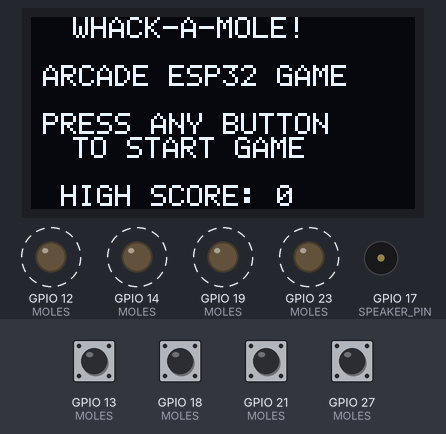
This sketch was run on a simulated ESP32. On the bench: 128×64 one-colour display, output pins drawn as LEDs (lit = HIGH), buzzer (waves = sounding). Wiring (inferred from the names in the program): SSD1306 OLED at I2C address 0x3C. Dashed ring = blinking. The test bench sets the inputs (shaded band); at power-on: GPIO 13 (MOLES), GPIO 18 (MOLES), GPIO 21 (MOLES), GPIO 27 (MOLES) HIGH. Random numbers use the default seed unless the sketch sets one; what the sketch prints to the serial monitor is not drawn.

Above: at 1.2 s.
1.3 s: GPIO 13 (MOLES) pulled LOW for 0.15 s
At 2.2 s:
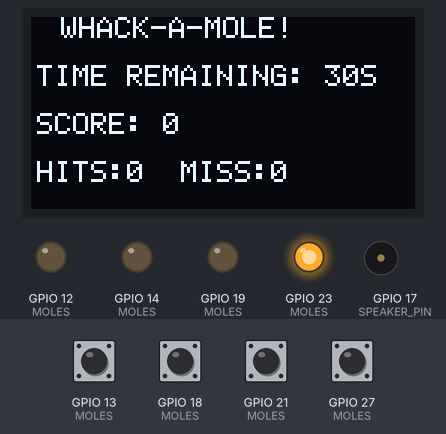
3.8 s: GPIO 21 (MOLES) pulled LOW for 0.15 s
At 5.2 s:
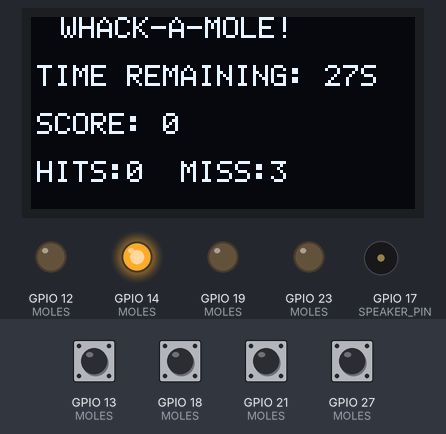
6.8 s: GPIO 18 (MOLES) pulled LOW for 0.15 s
At 8.2 s:
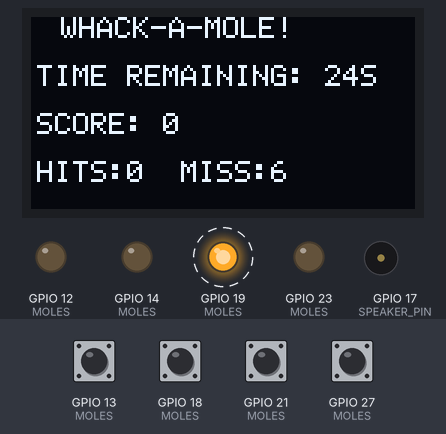
9.9 s: GPIO 27 (MOLES) pulled LOW for 1 s
At 11.2 s:
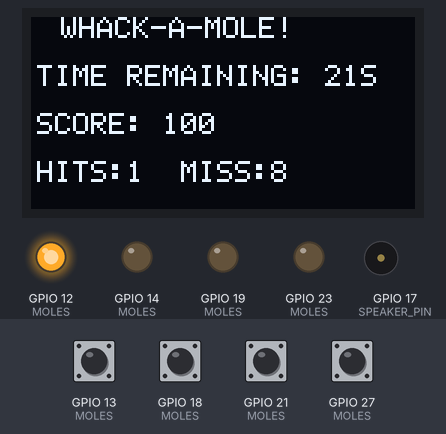
12.9 s: GPIO 13 (MOLES) pulled LOW for 1 s
At 14.33 s:
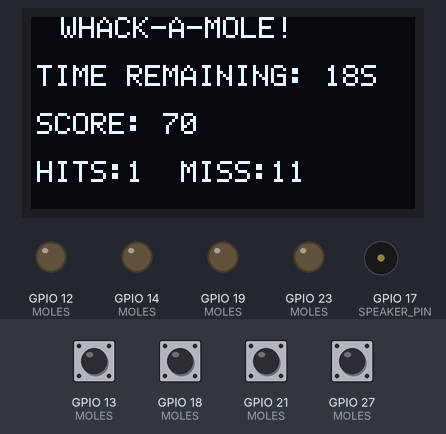
15.4 s: GPIO 18 (MOLES) pulled LOW for 1 s
At 32.4 s:
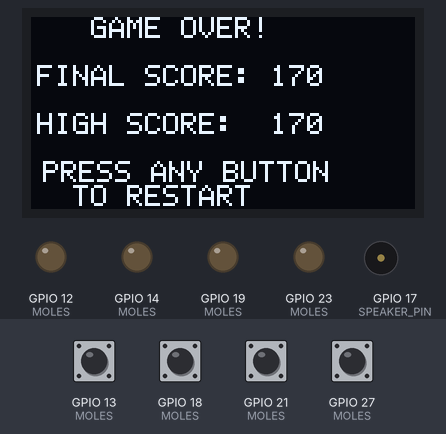
Timing chart, 0 to 33.4 s (numbered marks = the images above; inputs shaded):
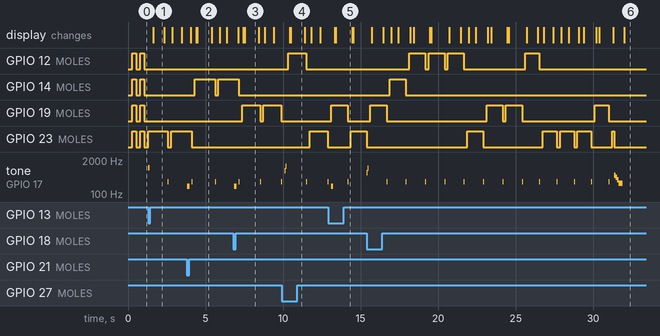

Measured:
- after the input at 1.3 s, tone on GPIO 17 (SPEAKER_PIN): silent → 1000 Hz at once, → silent 0.10 s later, → 300 Hz 1.2 s later, → silent 0.06 s later; the display: changes after 0.33 s (image 1)
- what the display in image 1 shows lasts 0.8 s, from 1.6 s to 2.4 s
- what the display in image 2 shows lasts 0.9 s, from 4.5 s to 5.4 s

The sketch:

esp32_whack_a_mole_38pin.ino
```cpp
/*
 * ESP32 Arcade Whack-A-Mole — Dedicated 38-Pin Board Sketch
 *
 * PHYSICAL 38-PIN BOARD WIRING DIAGRAM (Matches ESP32 38-Pin DevKit):
 *
 *                  LEFT SIDE                       RIGHT SIDE
 *         (3.3V) Pin  1 [ 3V3 ]              [ GND  ] Pin 38 (GND)
 *                Pin  2 [ EN  ]              [ D23  ] Pin 37 ---> Mole 2 LED
 *                Pin  3 [ D36 ]              [ D22  ] Pin 36
 *                Pin  4 [ D39 ]              [ TX0  ] Pin 35
 *                Pin  5 [ D34 ]              [ RX0  ] Pin 34
 *                Pin  6 [ D35 ]              [ D21  ] Pin 33 ---> Mole 1 Button
 *                Pin  7 [ D32 ]              [ GND  ] Pin 32
 *                Pin  8 [ D33 ]              [ D19  ] Pin 31 ---> Mole 1 LED
 *                Pin  9 [ D25 ]              [ D18  ] Pin 30 ---> Mole 2 Button
 *                Pin 10 [ D26 ]              [ D5   ] Pin 29 ---> OLED SCL
 * Mole 3 Button <--- Pin 11 [ D27 ]          [ D17  ] Pin 28 ---> Speaker / Buzzer
 *   Mole 3 LED <--- Pin 12 [ D14 ]          [ D16  ] Pin 27
 *   Mole 4 LED <--- Pin 13 [ D12 ]          [ D4   ] Pin 26 ---> OLED SDA
 *          (GND) Pin 14 [ GND ]              [ D0   ] Pin 25
 * Mole 4 Button <--- Pin 15 [ D13 ]          [ D2   ] Pin 24
 *      [FLASH]   Pin 16 [ D9  ]              [ D15  ] Pin 23
 *      [FLASH]   Pin 17 [ D10 ]              [ D8   ] Pin 22 [FLASH]
 *      [FLASH]   Pin 18 [ D11 ]              [ D7   ] Pin 21 [FLASH]
 *          (5V)  Pin 19 [ Vin ]              [ D6   ] Pin 20 [FLASH]
 */

#include <Wire.h>
#include "esp_random.h"

// ---- OLED Pin Configuration (SDA=Pin 26 / D4, SCL=Pin 29 / D5) ----
#define I2C_MASTER_SDA_IO    4   // Pin 26 (Right side)
#define I2C_MASTER_SCL_IO    5   // Pin 29 (Right side)
#define I2C_MASTER_FREQ_HZ   400000
#define OLED_I2C_ADDRESS     0x3C

// ---- Speaker / Buzzer Pin Configuration (Pin 28 / D17) ----
#define SPEAKER_PIN          17  // Pin 28 (Right side)
#define LEDC_RESOLUTION_BITS 10

#define GAME_DURATION_SEC    30

typedef enum {
  GAME_STATE_READY,
  GAME_STATE_PLAYING,
  GAME_STATE_GAMEOVER
} game_state_t;

typedef struct {
  uint8_t btn_pin;
  uint8_t led_pin;
  const char *label;
  uint32_t tone_freq;
} mole_cfg_t;

static const mole_cfg_t MOLES[4] = {
  { 21, 19, "M1", 523 }, // Mole 1: Btn Pin 33 (D21), LED Pin 31 (D19)
  { 18, 23, "M2", 659 }, // Mole 2: Btn Pin 30 (D18), LED Pin 37 (D23)
  { 27, 14, "M3", 784 }, // Mole 3: Btn Pin 11 (D27), LED Pin 12 (D14)
  { 13, 12, "M4", 880 }  // Mole 4: Btn Pin 15 (D13), LED Pin 13 (D12)
};

static uint8_t oled_buffer[1024];

// ---------------------------------------------------------------------------
// OLED (SSD1306) driver — Wire-based
// ---------------------------------------------------------------------------

static void oled_send_cmd(uint8_t cmd) {
  Wire.beginTransmission(OLED_I2C_ADDRESS);
  Wire.write(0x00); // control byte: command
  Wire.write(cmd);
  Wire.endTransmission();
}

static void oled_send_data(const uint8_t *data, size_t len) {
  Wire.beginTransmission(OLED_I2C_ADDRESS);
  Wire.write(0x40); // control byte: data
  Wire.write(data, len);
  Wire.endTransmission();
}

static void oled_init(void) {
  uint8_t init_cmds[] = {
    0xAE, 0xD5, 0x80, 0xA8, 0x3F, 0xD3, 0x00, 0x40,
    0x8D, 0x14, 0x20, 0x00, 0xA1, 0xC8, 0xDA, 0x12,
    0x81, 0xCF, 0xD9, 0xF1, 0xDB, 0x40, 0xA4, 0xA6, 0xAF
  };
  for (size_t i = 0; i < sizeof(init_cmds); i++) {
    oled_send_cmd(init_cmds[i]);
  }
}

static void oled_update(void) {
  for (uint8_t page = 0; page < 8; page++) {
    oled_send_cmd(0xB0 + page);
    oled_send_cmd(0x00);
    oled_send_cmd(0x10);
    oled_send_data(&oled_buffer[page * 128], 128);
  }
}

static void oled_clear(void) {
  memset(oled_buffer, 0x00, sizeof(oled_buffer));
}

static void get_font_5x7(char c, uint8_t out[5]) {
  if (c >= 'a' && c <= 'z') {
    c -= 32; // Convert lowercase to uppercase
  }
  switch (c) {
    case ' ': out[0]=0x00; out[1]=0x00; out[2]=0x00; out[3]=0x00; out[4]=0x00; break;
    case '!': out[0]=0x00; out[1]=0x00; out[2]=0x5f; out[3]=0x00; out[4]=0x00; break;
    case '#': out[0]=0x14; out[1]=0x7f; out[2]=0x14; out[3]=0x7f; out[4]=0x14; break;
    case '*': out[0]=0x14; out[1]=0x08; out[2]=0x3e; out[3]=0x08; out[4]=0x14; break;
    case '-': out[0]=0x08; out[1]=0x08; out[2]=0x08; out[3]=0x08; out[4]=0x08; break;
    case ':': out[0]=0x00; out[1]=0x36; out[2]=0x36; out[3]=0x00; out[4]=0x00; break;
    case '0': out[0]=0x3e; out[1]=0x51; out[2]=0x49; out[3]=0x45; out[4]=0x3e; break;
    case '1': out[0]=0x00; out[1]=0x42; out[2]=0x7f; out[3]=0x40; out[4]=0x00; break;
    case '2': out[0]=0x42; out[1]=0x61; out[2]=0x51; out[3]=0x49; out[4]=0x46; break;
    case '3': out[0]=0x21; out[1]=0x41; out[2]=0x45; out[3]=0x4b; out[4]=0x31; break;
    case '4': out[0]=0x18; out[1]=0x14; out[2]=0x12; out[3]=0x7f; out[4]=0x10; break;
    case '5': out[0]=0x27; out[1]=0x45; out[2]=0x45; out[3]=0x45; out[4]=0x39; break;
    case '6': out[0]=0x3c; out[1]=0x4a; out[2]=0x49; out[3]=0x49; out[4]=0x30; break;
    case '7': out[0]=0x01; out[1]=0x71; out[2]=0x09; out[3]=0x05; out[4]=0x03; break;
    case '8': out[0]=0x36; out[1]=0x49; out[2]=0x49; out[3]=0x49; out[4]=0x36; break;
    case '9': out[0]=0x06; out[1]=0x49; out[2]=0x49; out[3]=0x29; out[4]=0x1e; break;
    case 'A': out[0]=0x7c; out[1]=0x12; out[2]=0x11; out[3]=0x12; out[4]=0x7c; break;
    case 'B': out[0]=0x7f; out[1]=0x49; out[2]=0x49; out[3]=0x49; out[4]=0x36; break;
    case 'C': out[0]=0x3e; out[1]=0x41; out[2]=0x41; out[3]=0x41; out[4]=0x22; break;
    case 'D': out[0]=0x7f; out[1]=0x41; out[2]=0x41; out[3]=0x22; out[4]=0x1c; break;
    case 'E': out[0]=0x7f; out[1]=0x49; out[2]=0x49; out[3]=0x49; out[4]=0x41; break;
    case 'F': out[0]=0x7f; out[1]=0x09; out[2]=0x09; out[3]=0x09; out[4]=0x01; break;
    case 'G': out[0]=0x3e; out[1]=0x41; out[2]=0x49; out[3]=0x49; out[4]=0x7a; break;
    case 'H': out[0]=0x7f; out[1]=0x08; out[2]=0x08; out[3]=0x08; out[4]=0x7f; break;
    case 'I': out[0]=0x00; out[1]=0x41; out[2]=0x7f; out[3]=0x41; out[4]=0x00; break;
    case 'J': out[0]=0x20; out[1]=0x40; out[2]=0x41; out[3]=0x3f; out[4]=0x01; break;
    case 'K': out[0]=0x7f; out[1]=0x08; out[2]=0x14; out[3]=0x22; out[4]=0x41; break;
    case 'L': out[0]=0x7f; out[1]=0x40; out[2]=0x40; out[3]=0x40; out[4]=0x40; break;
    case 'M': out[0]=0x7f; out[1]=0x02; out[2]=0x0c; out[3]=0x02; out[4]=0x7f; break;
    case 'N': out[0]=0x7f; out[1]=0x04; out[2]=0x08; out[3]=0x10; out[4]=0x7f; break;
    case 'O': out[0]=0x3e; out[1]=0x41; out[2]=0x41; out[3]=0x41; out[4]=0x3e; break;
    case 'P': out[0]=0x7f; out[1]=0x09; out[2]=0x09; out[3]=0x09; out[4]=0x06; break;
    case 'Q': out[0]=0x3e; out[1]=0x41; out[2]=0x51; out[3]=0x21; out[4]=0x5e; break;
    case 'R': out[0]=0x7f; out[1]=0x09; out[2]=0x19; out[3]=0x29; out[4]=0x46; break;
    case 'S': out[0]=0x46; out[1]=0x49; out[2]=0x49; out[3]=0x49; out[4]=0x31; break;
    case 'T': out[0]=0x01; out[1]=0x01; out[2]=0x7f; out[3]=0x01; out[4]=0x01; break;
    case 'U': out[0]=0x3f; out[1]=0x40; out[2]=0x40; out[3]=0x40; out[4]=0x3f; break;
    case 'V': out[0]=0x1f; out[1]=0x20; out[2]=0x40; out[3]=0x20; out[4]=0x1f; break;
    case 'W': out[0]=0x3f; out[1]=0x40; out[2]=0x38; out[3]=0x40; out[4]=0x3f; break;
    case 'X': out[0]=0x63; out[1]=0x14; out[2]=0x08; out[3]=0x14; out[4]=0x63; break;
    case 'Y': out[0]=0x07; out[1]=0x08; out[2]=0x70; out[3]=0x08; out[4]=0x07; break;
    case 'Z': out[0]=0x61; out[1]=0x51; out[2]=0x49; out[3]=0x45; out[4]=0x43; break;
    case '[': out[0]=0x00; out[1]=0x7f; out[2]=0x41; out[3]=0x41; out[4]=0x00; break;
    case ']': out[0]=0x00; out[1]=0x41; out[2]=0x41; out[3]=0x7f; out[4]=0x00; break;
    default: memset(out, 0, 5); break;
  }
}

static void oled_draw_char(int x, int page, char c) {
  if (c < 32 || c > 126) return;
  if (x > 122 || page > 7) return;
  uint8_t f[5];
  get_font_5x7(c, f);
  for (int i = 0; i < 5; i++) {
    oled_buffer[page * 128 + x + i] = f[i];
  }
  oled_buffer[page * 128 + x + 5] = 0x00;
}

static void oled_draw_string(int x, int page, const char *str) {
  while (*str && x <= 122) {
    oled_draw_char(x, page, *str);
    x += 6;
    str++;
  }
}

// ---------------------------------------------------------------------------
// Speaker / buzzer — Arduino LEDC tone API
// ---------------------------------------------------------------------------

static void speaker_init(void) {
  ledcAttach(SPEAKER_PIN, 1000, LEDC_RESOLUTION_BITS); // initial freq is irrelevant, overwritten per tone
}

static void play_tone(uint32_t freq_hz, uint32_t duration_ms) {
  if (freq_hz == 0) {
    ledcWrite(SPEAKER_PIN, 0); // silence
  } else {
    ledcWriteTone(SPEAKER_PIN, freq_hz); // sets frequency + 50% duty
    delay(duration_ms);
    ledcWrite(SPEAKER_PIN, 0); // silence
  }
}

static void sound_hit(uint32_t base_freq) {
  play_tone(base_freq, 50);
  play_tone(base_freq * 3 / 2, 80);
}

static void sound_miss(void) {
  play_tone(200, 150);
}

static void sound_gameover(void) {
  play_tone(523, 100);
  play_tone(440, 100);
  play_tone(349, 100);
  play_tone(261, 250);
}

// ---------------------------------------------------------------------------
// GPIO — buttons (pull-up, active-low) + illuminated LEDs
// ---------------------------------------------------------------------------

static void gpio_init_all(void) {
  for (int i = 0; i < 4; i++) {
    pinMode(MOLES[i].btn_pin, INPUT_PULLUP);
    pinMode(MOLES[i].led_pin, OUTPUT);
    digitalWrite(MOLES[i].led_pin, LOW); // Default: LED OFF
  }
}

static void set_all_leds(int state) {
  for (int i = 0; i < 4; i++) {
    digitalWrite(MOLES[i].led_pin, state);
  }
}

// ---------------------------------------------------------------------------
// Game state
// ---------------------------------------------------------------------------

static game_state_t state = GAME_STATE_READY;
static int score = 0;
static int high_score = 0;
static int current_mole = -1;
static int total_hits = 0;
static int total_misses = 0;

static unsigned long game_start_time = 0;
static unsigned long mole_spawn_time = 0;
static uint32_t mole_active_duration_ms = 1200; // Starts at 1.2s per mole

static int last_btn_states[4] = {1, 1, 1, 1};

static char buf[32];

void setup() {
  Serial.begin(115200);
  Serial.println("Starting ESP32 Arcade Whack-A-Mole Game (38-Pin Module)...");

  Wire.setBufferSize(132);
  Wire.begin(I2C_MASTER_SDA_IO, I2C_MASTER_SCL_IO, I2C_MASTER_FREQ_HZ);

  randomSeed(esp_random());

  oled_init();
  speaker_init();
  gpio_init_all();
}

void loop() {
  oled_clear();

  if (state == GAME_STATE_READY) {
    set_all_leds((millis() / 250) % 2);

    oled_draw_string(14, 0, "WHACK-A-MOLE!");
    oled_draw_string(4, 2, "ARCADE ESP32 GAME");
    oled_draw_string(4, 4, "PRESS ANY BUTTON");
    oled_draw_string(14, 5, "TO START GAME");

    snprintf(buf, sizeof(buf), "HIGH SCORE: %d", high_score);
    oled_draw_string(10, 7, buf);

    for (int i = 0; i < 4; i++) {
      int btn = digitalRead(MOLES[i].btn_pin);
      if (btn != last_btn_states[i]) {
        Serial.printf("[READY MODE] Mole %d (%s) GPIO %d changed to %d\n", i + 1, MOLES[i].label, MOLES[i].btn_pin, btn);
      }
      if (btn == 0 && last_btn_states[i] == 1) {
        state = GAME_STATE_PLAYING;
        score = 0;
        total_hits = 0;
        total_misses = 0;
        game_start_time = millis();
        mole_active_duration_ms = 1200;
        set_all_leds(0);

        current_mole = random(4);
        mole_spawn_time = millis();
        digitalWrite(MOLES[current_mole].led_pin, HIGH);

        play_tone(1000, 100);
        last_btn_states[i] = btn;
        break;
      }
      last_btn_states[i] = btn;
    }
  }
  else if (state == GAME_STATE_PLAYING) {
    unsigned long now = millis();
    uint32_t elapsed_sec = (now - game_start_time) / 1000;
    int time_remaining = GAME_DURATION_SEC - elapsed_sec;

    if (time_remaining <= 0) {
      state = GAME_STATE_GAMEOVER;
      set_all_leds(0);
      if (score > high_score) {
        high_score = score;
      }
      Serial.printf("GAME OVER! Final Score: %d (Hits: %d, Misses: %d)\n", score, total_hits, total_misses);
      sound_gameover();
      return;
    }

    uint32_t mole_elapsed_ms = now - mole_spawn_time;
    if (current_mole >= 0 && mole_elapsed_ms >= mole_active_duration_ms) {
      digitalWrite(MOLES[current_mole].led_pin, LOW);
      total_misses++;
      play_tone(300, 60);

      delay(150);
      current_mole = random(4);
      mole_spawn_time = millis();
      digitalWrite(MOLES[current_mole].led_pin, HIGH);

      if (mole_active_duration_ms > 450) {
        mole_active_duration_ms -= 15;
      }
    }

    for (int i = 0; i < 4; i++) {
      int btn = digitalRead(MOLES[i].btn_pin);
      if (btn != last_btn_states[i]) {
        Serial.printf("[GAME MODE] Mole %d (%s) GPIO %d changed to %d\n", i + 1, MOLES[i].label, MOLES[i].btn_pin, btn);
      }
      if (btn == 0 && last_btn_states[i] == 1) {
        if (i == current_mole) {
          score += 100;
          total_hits++;
          Serial.printf("HIT Mole %s! (+100) Score: %d\n", MOLES[i].label, score);

          digitalWrite(MOLES[i].led_pin, LOW);
          sound_hit(MOLES[i].tone_freq);

          delay(100);
          current_mole = random(4);
          mole_spawn_time = millis();
          digitalWrite(MOLES[current_mole].led_pin, HIGH);

          if (mole_active_duration_ms > 450) {
            mole_active_duration_ms -= 25;
          }
        } else {
          score -= 30;
          if (score < 0) score = 0;
          total_misses++;
          Serial.printf("MISS! Pressed wrong button %s. (-30)\n", MOLES[i].label);
          sound_miss();
        }
      }
      last_btn_states[i] = btn;
    }

    oled_draw_string(10, 0, "WHACK-A-MOLE!");

    snprintf(buf, sizeof(buf), "TIME REMAINING: %2ds", time_remaining);
    oled_draw_string(2, 2, buf);

    snprintf(buf, sizeof(buf), "SCORE: %d", score);
    oled_draw_string(2, 4, buf);

    snprintf(buf, sizeof(buf), "HITS:%d  MISS:%d", total_hits, total_misses);
    oled_draw_string(2, 6, buf);
  }
  else if (state == GAME_STATE_GAMEOVER) {
    oled_draw_string(20, 0, "GAME OVER!");

    snprintf(buf, sizeof(buf), "FINAL SCORE: %d", score);
    oled_draw_string(2, 2, buf);

    snprintf(buf, sizeof(buf), "HIGH SCORE:  %d", high_score);
    oled_draw_string(2, 4, buf);

    oled_draw_string(4, 6, "PRESS ANY BUTTON");
    oled_draw_string(14, 7, "TO RESTART");

    for (int i = 0; i < 4; i++) {
      int btn = digitalRead(MOLES[i].btn_pin);
      if (btn == 0 && last_btn_states[i] == 1) {
        state = GAME_STATE_READY;
        play_tone(600, 100);
        delay(300);
        break;
      }
      last_btn_states[i] = btn;
    }
  }

  oled_update();
  delay(30);
}
```
